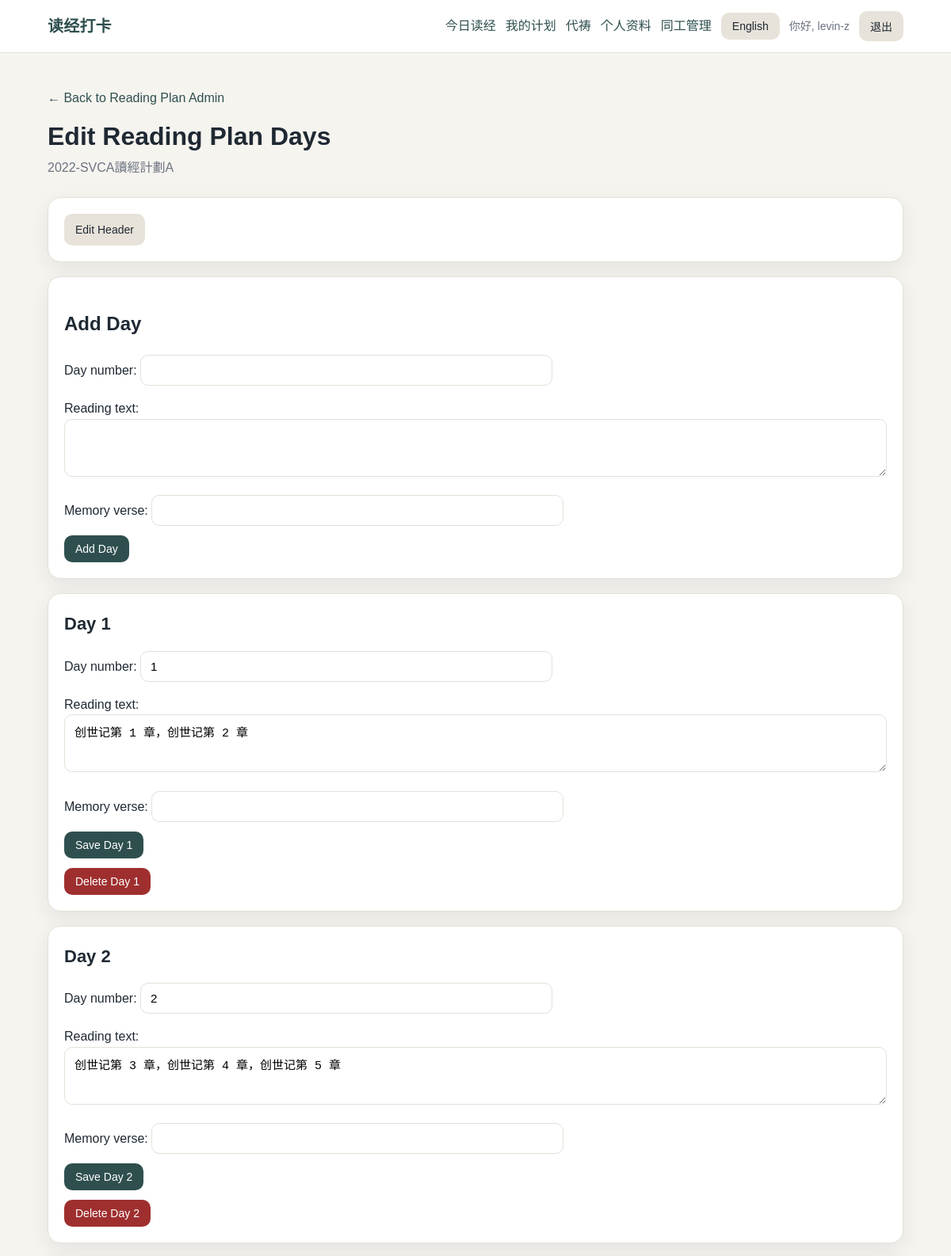
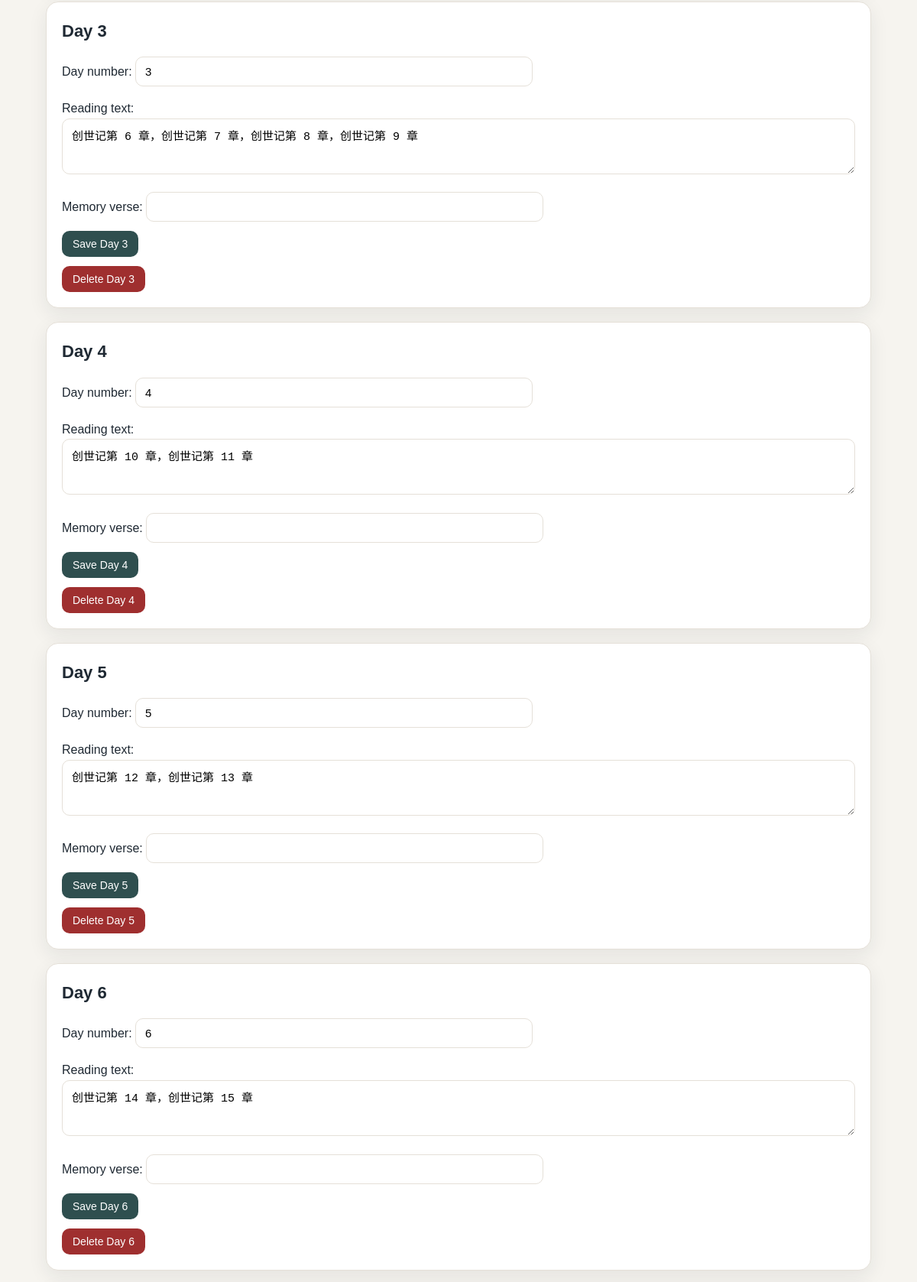
Screenshot of /staff/reading-plans/4/days/ (signed in, upper part) with the database file from the repository (2 pictures, top to bottom).
### reading/models.py (models this page shows, shortened)
class ReadingPlan(models.Model):
    name = models.CharField(max_length=120, unique=True)
    name_en = models.CharField(max_length=120, blank=True)
    description = models.TextField(blank=True)
    description_en = models.TextField(blank=True)
    introduction = models.TextField(blank=True, default="")
    introduction_en = models.TextField(blank=True, default="")
    reading_guidance = models.TextField(blank=True, default="")
    reading_guidance_en = models.TextField(blank=True, default="")
    pastoral_note = models.TextField(blank=True, default="")
    pastoral_note_en = models.TextField(blank=True, default="")
    is_active = models.BooleanField(default=True)

class ReadingPlanDay(models.Model):
    plan = models.ForeignKey(ReadingPlan, on_delete=models.CASCADE, related_name="days")
    day_number = models.PositiveIntegerField()
    reading_text = models.TextField()
    memory_verse = models.CharField(max_length=120, blank=True)
    class Meta:
        unique_together = [("plan", "day_number")]
        ordering = ["plan", "day_number"]

### reading/admin_views.py (the view, shortened to what this page needs)
@staff_member_required
def staff_reading_plan_days(request, plan_id):
    plan = get_object_or_404(ReadingPlan, id=plan_id)
    days = ReadingPlanDay.objects.filter(plan=plan).order_by("day_number")
    day_rows = [
        {
            "day": day,
            "form": ReadingPlanDayLineForm(instance=day),
        }
        for day in days
    ]
    create_form = ReadingPlanDayCreateForm()
    return render(
        request,
        "reading/staff/reading_plan_days.html",
        {
            "plan": plan,
            "day_rows": day_rows,
            "create_form": create_form,
        },
    )

### reading/forms.py
class ReadingPlanDayCreateForm(forms.ModelForm):
    class Meta:
        model = ReadingPlanDay
        fields = [
            "day_number",
            "reading_text",
            "memory_verse",
        ]
        widgets = {
            "reading_text": forms.Textarea(attrs={"rows": 3}),
        }

### accounts/context_processors.py (called while the page is built)
def language_context(request):
    language = get_user_language(request)
    other_language = "en" if language == "zh" else "zh"
    return {
        "language": language,
        "language_label": SUPPORTED_LANGUAGES[language],
        "other_language": other_language,
        "other_language_label": SUPPORTED_LANGUAGES[other_language],
        "supported_languages": SUPPORTED_LANGUAGES,
        "ui": UI_TEXT[language],
    }

### accounts/language.py (called while the page is built)
def normalize_language(language):
    if language in SUPPORTED_LANGUAGES:
        return language
    return DEFAULT_LANGUAGE

def get_user_language(request):
    language = request.GET.get("lang") or request.session.get("language")
    if language:
        return normalize_language(language)
    if request.user.is_authenticated:
        profile = getattr(request.user, "profile", None)
        if profile and profile.preferred_language:
            return normalize_language(profile.preferred_language)
    return DEFAULT_LANGUAGE

### templates/reading/staff/reading_plan_days.html (shortened to what this page needs)
{% extends "base.html" %}
{% block content %}
<p>
    <a href="{% url 'staff_reading_plan_list' %}">← Back to Reading Plan Admin</a>
</p>
<div class="page-header">
    <h1 class="page-title">Edit Reading Plan Days</h1>
    <p class="page-subtitle">
        {{ plan.name }}
    </p>
</div>
<div class="card">
    <div class="actions">
        <a class="button button-secondary"
           href="{% url 'staff_reading_plan_header' plan.id %}">
            Edit Header
        </a>
    </div>
</div>
<div class="card">
    <h2>Add Day</h2>
    <form method="post">
        {{ create_form.as_p }}
        <button type="submit">Add Day</button>
    </form>
</div>
{% if day_rows %}
    {% for row in day_rows %}
<div class="card" id="day-{{ row.day.id }}">
    <h2 class="card-title">Day {{ row.day.day_number }}</h2>
    <form method="post">
        {{ row.form.as_p }}
        <div class="actions">
            <button type="submit">Save Day {{ row.day.day_number }}</button>
        </div>
    </form>
    <form method="post" style="margin-top: 12px;">
        <button type="submit" class="button-danger">
            Delete Day {{ row.day.day_number }}
        </button>
    </form>
</div>
    {% endfor %}
{% else %}
<div class="card">
    <p>No reading days found.</p>
</div>
{% endif %}
{% endblock %}

### templates/base.html (shortened to what this page needs)
{% load static %}
<!doctype html>
<html lang="en">
<head>
    <link rel="stylesheet" href="{% static 'css/app.css' %}">
</head>
<body>
    <header class="site-header">
        <div class="site-header-inner">
            <a class="brand" href="{% url 'home' %}">{{ ui.site_title }}</a>
            <nav class="nav">
                {% if user.is_authenticated %}
                <a href="{% url 'home' %}">{{ ui.today }}</a>
                <a href="{% url 'my_plans' %}">{{ ui.my_plans }}</a>
                <a href="{% url 'prayer_list' %}">
                    {% if language == "zh" %}代祷{% else %}Prayer{% endif %}
                </a>
                <a href="{% url 'profile' %}">{{ ui.profile }}</a>
                {% if user.is_staff %}
                <details class="nav-staff-menu">
                    <summary>
                        {% if language == "zh" %}同工管理{% else %}Staff{% endif %}
                    </summary>
                </details>
                {% endif %}
                <form method="post" action="{% url 'change_language' %}" class="inline-form">
                    <button type="submit" class="button-secondary">
                        {{ other_language_label }}
                    </button>
                </form>
                <span class="nav-user">{{ ui.hi }}, {{ user.username }}</span>
                <form method="post" action="{% url 'logout' %}" class="inline-form">
                    <button type="submit" class="button-secondary">{{ ui.logout }}</button>
                </form>
                {% endif %}
            </nav>
        </div>
    </header>
    <main class="container">
        {% block content %}{% endblock %}
    </main>
</body>
</html>

### static/css/app.css (style rules this page uses)
:root { --bg: #f6f4ef; --surface: #ffffff; --surface-soft: #fbfaf7; --text: #1f2933; --muted: #6b7280; --border: #e5e0d8; --primary: #2f4f4f; --primary-hover: #243d3d; --danger: #9f2f2f; --shadow: 0 8px 24px rgba(31, 41, 51, 0.08); --radius: 16px; }
* { box-sizing: border-box; }
body { margin: 0; background: var(--bg); color: var(--text); font-family: Arial, "Helvetica Neue", sans-serif; line-height: 1.6; }
a { color: var(--primary); text-decoration: none; }
.site-header { background: var(--surface); border-bottom: 1px solid var(--border); position: sticky; top: 0; z-index: 10; }
.site-header-inner { max-width: 1120px; margin: 0 auto; padding: 14px 20px; display: flex; align-items: center; justify-content: space-between; gap: 16px; }
.brand { font-weight: 700; font-size: 20px; letter-spacing: 0.2px; }
.nav { display: flex; align-items: center; gap: 12px; flex-wrap: wrap; }
.nav-user { color: var(--muted); font-size: 14px; }
.nav-staff-menu { position: relative; }
.nav-staff-menu summary { color: var(--primary); cursor: pointer; list-style: none; }
.container { max-width: 1120px; margin: 0 auto; padding: 28px 20px 48px; }
.page-header { margin-bottom: 24px; }
.page-title { font-size: 32px; line-height: 1.2; margin: 0 0 8px; }
.page-subtitle { color: var(--muted); margin: 0; }
.card { background: var(--surface); border: 1px solid var(--border); border-radius: var(--radius); padding: 20px; margin-bottom: 18px; box-shadow: var(--shadow); }
.card-title { margin: 0 0 8px; font-size: 22px; }
button, .button { display: inline-block; border: none; border-radius: 10px; background: var(--primary); color: white; padding: 9px 14px; font-size: 14px; cursor: pointer; text-decoration: none; }
.button-secondary { background: #e8e3da; color: var(--text); }
.button-danger { background: var(--danger); }
.inline-form { display: inline; }
form p { margin-bottom: 12px; }
input, select, textarea { width: 100%; max-width: 520px; border: 1px solid var(--border); border-radius: 10px; padding: 10px 12px; font-size: 15px; background: white; }
textarea { max-width: 100%; }
.actions { display: flex; gap: 10px; flex-wrap: wrap; align-items: center; }

### rows the page displays
ReadingPlan: name "2022-SVCA讀經計劃A"
ReadingPlanDay: day.day_number "1", day_number "1", reading_text "创世记第 1 章，创世记第 2 章"
ReadingPlanDay: day.day_number "2", day_number "2", reading_text "创世记第 3 章，创世记第 4 章，创世记第 5 章"
ReadingPlanDay: day.day_number "3", day_number "3", reading_text "创世记第 6 章，创世记第 7 章，创世记第 8 章，创世记第 9 章"
ReadingPlanDay: day.day_number "4", day_number "4", reading_text "创世记第 10 章，创世记第 11 章"
ReadingPlanDay: day.day_number "5", day_number "5", reading_text "创世记第 12 章，创世记第 13 章"
ReadingPlanDay: day.day_number "6", day_number "6", reading_text "创世记第 14 章，创世记第 15 章"

### other values shown
{{ ui.site_title }} "读经打卡"
{{ ui.today }} "今日读经"
{{ ui.my_plans }} "我的计划"
{{ ui.profile }} "个人资料"
{{ other_language_label }} "English"
{{ ui.hi }} "你好"
{{ user.username }} "levin-z"
{{ ui.logout }} "退出"
